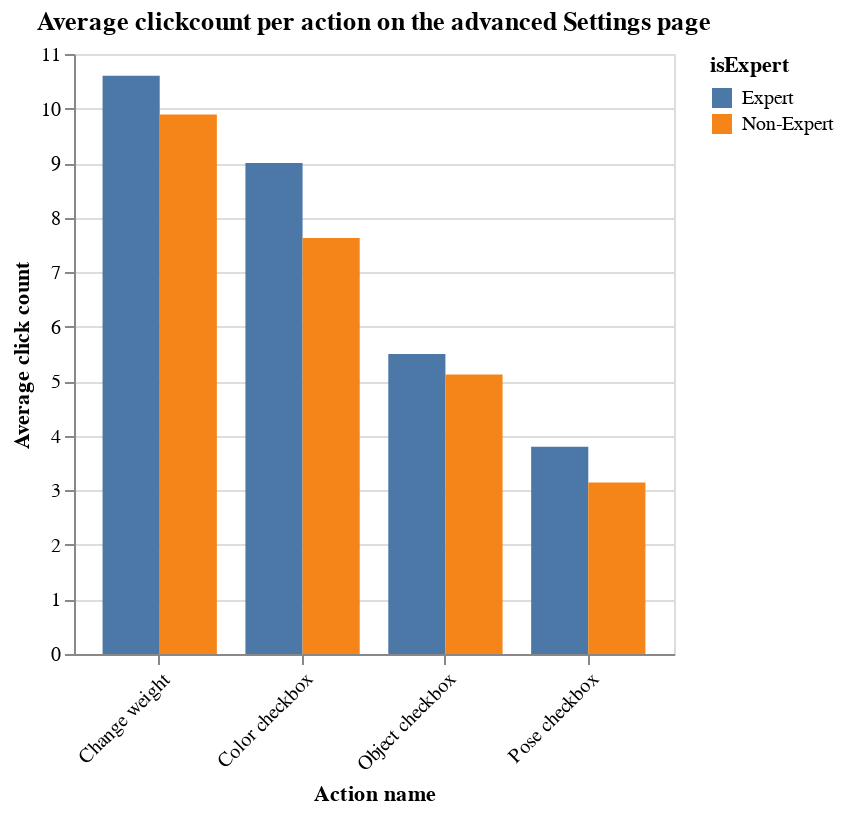

Source (notebook cell):
### Code cell
x = df[['page', 'actionname', 'isExpert', 'userid']]

x = x.groupby(['page', 'actionname', 'isExpert', 'userid']).size().reset_index(name='click_count')
x = x.groupby(['page', 'actionname', 'isExpert'])['click_count'].mean().reset_index()

#remove actionname = search rows
x = x[x['actionname'] != 'search']

y = x[x['page'] == 'AdvancedSettings']  # Filter for 'AdvancedSettings' page

#rename 'changed color' rows to 'color checkbox'
y.loc[y['actionname'] == 'Changed color', 'actionname'] = 'Color checkbox'
y.loc[y['actionname'] == 'Changed object', 'actionname'] = 'Object checkbox'
y.loc[y['actionname'] == 'Changed pose', 'actionname'] = 'Pose checkbox'

chart = alt.Chart(y).mark_bar().encode(
    x=alt.X('actionname:N', title='Action name', axis=alt.Axis(labelAngle=-45)),
    y=alt.Y('click_count:Q', title='Average click count'),
    color='isExpert:N',
    xOffset=alt.XOffset('isExpert:N', title='User type')
).properties(
    title='Average clickcount per action on the advanced Settings page',
    width=300
)

chart.save('charts/avg_clickcount_advancedSettings.png')

chart

### Figure 1 — Vega-Lite specification as saved in the notebook (floating-point values rounded to 4 significant figures)
{"config": {"view": {"continuousWidth": 300, "continuousHeight": 300}}, "data": {"name": "data-fa7abfe6e73b00655be084c0a6701444"}, "mark": {"type": "bar"}, "encoding": {"color": {"field": "isExpert", "type": "nominal"}, "x": {"axis": {"labelAngle": -45}, "field": "actionname", "title": "Action name", "type": "nominal"}, "xOffset": {"field": "isExpert", "title": "User type", "type": "nominal"}, "y": {"field": "click_count", "title": "Average click count", "type": "quantitative"}}, "title": "Average clickcount per action on the advanced Settings page", "width": 300, "$schema": "https://vega.github.io/schema/vega-lite/v5.8.0.json", "datasets": {"data-fa7abfe6e73b00655be084c0a6701444": [{"page": "AdvancedSettings", "actionname": "Change weight", "isExpert": "Expert", "click_count": 10.6}, {"page": "AdvancedSettings", "actionname": "Change weight", "isExpert": "Non-Expert", "click_count": 9.889}, {"page": "AdvancedSettings", "actionname": "Color checkbox", "isExpert": "Expert", "click_count": 9.0}, {"page": "AdvancedSettings", "actionname": "Color checkbox", "isExpert": "Non-Expert", "click_count": 7.625}, {"page": "AdvancedSettings", "actionname": "Object checkbox", "isExpert": "Expert", "click_count": 5.5}, {"page": "AdvancedSettings", "actionname": "Object checkbox", "isExpert": "Non-Expert", "click_count": 5.125}, {"page": "AdvancedSettings", "actionname": "Pose checkbox", "isExpert": "Expert", "click_count": 3.8}, {"page": "AdvancedSettings", "actionname": "Pose checkbox", "isExpert": "Non-Expert", "click_count": 3.143}]}}
